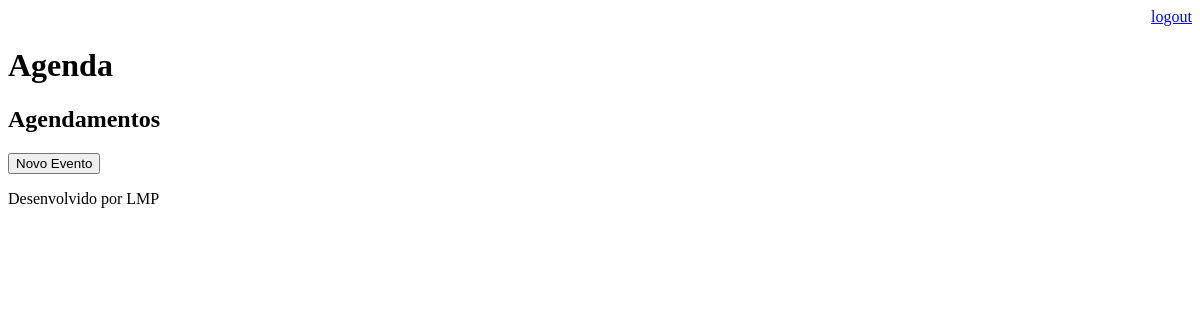
The app's page /agenda/ (signed in), older data.
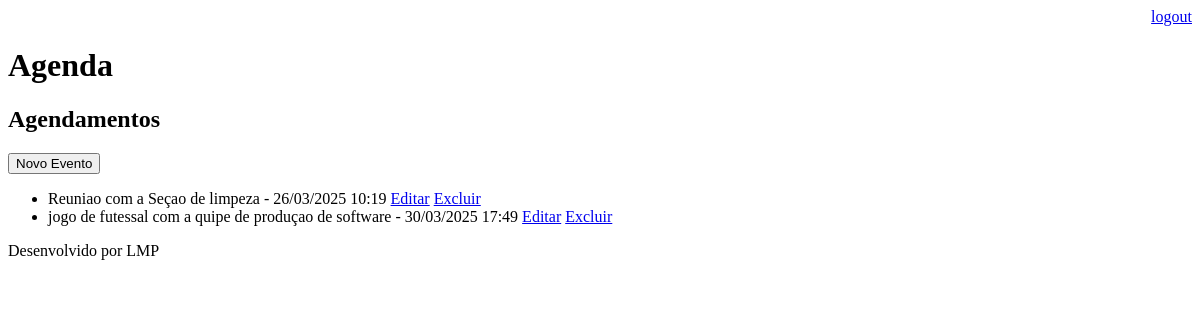
The same page, newer data.
### core/models.py (models this page shows, shortened)
class Evento(models.Model):
    titulo = models.CharField(max_length=100)
    descricao = models.TextField(blank=True, null=True)
    data_evento = models.DateTimeField()
    data_criacao = models.DateTimeField(auto_now=True)
    usuario = models.ForeignKey(User, on_delete=models.CASCADE)  # Adicione esta linha
    class Meta:
        db_table = 'evento'
    def get_data_evento(self):
        return self.data_evento.strftime('%d/%m/%Y %H:%M')

### core/views.py (the view)
# urls.py: path('agenda/', views.lista_eventos),
@login_required(login_url='/login/')
def lista_eventos(request):
    usuario = request.user
    eventos = Evento.objects.filter(usuario=usuario)
    dados = {'eventos': eventos}
    return render(request, 'Agenda.html', dados)

### templates/agenda.html
{% extends "model-page.html" %}
{% block content %}
<h2>Agendamentos</h2>
<button type="button" onclick="window.location.href='{% url 'evento' %}'">Novo Evento</button>
<ul>
    {% for evento in eventos %}
        <li>
            {{ evento.titulo }} - {{ evento.get_data_evento }}
            <a href="evento/?id={{ evento.id}}">Editar</a>
            <a href="{% url 'excluir_evento' evento.id %}">Excluir</a>
        </li>
    {% endfor %}
</ul>
{% endblock %}

Row changes from the older to the newer data that the page shows:
added Evento: titulo "Reuniao com a Seçao de limpeza", get_data_evento "26/03/2025 10:19"
added Evento: titulo "jogo de futessal com a quipe de produçao de software", get_data_evento "30/03/2025 17:49"
